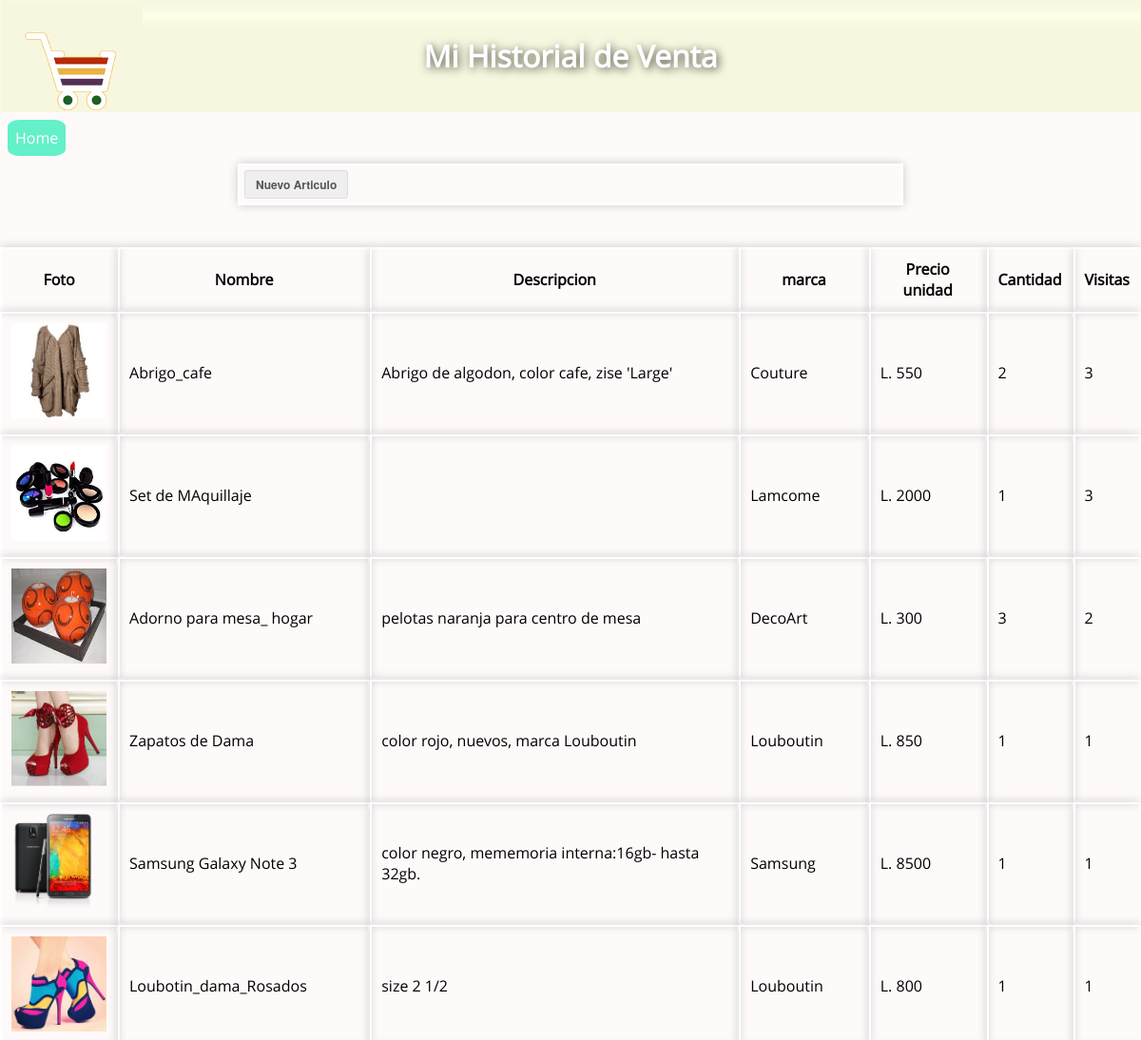
/Historial_Venta.php (signed in, upper part), run on an earlier commit of the app's database.
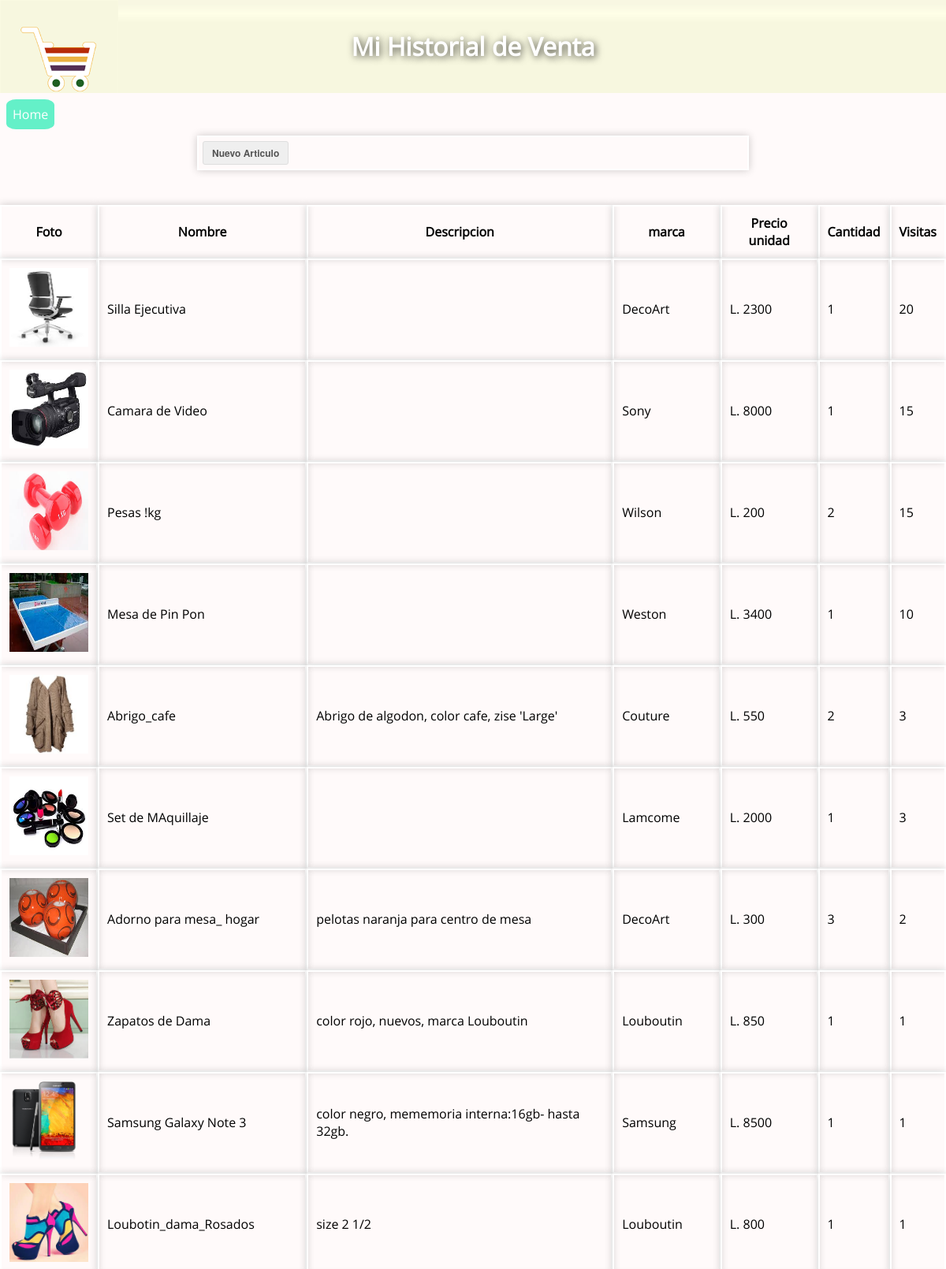
And on a later commit of the database.
### tables this page shows
CREATE TABLE IF NOT EXISTS `articulo` (
  `id` int(15) NOT NULL AUTO_INCREMENT,
  `nombre_articulo` varchar(50) NOT NULL,
  `marca` varchar(50) NOT NULL,
  `precio_unidad` float NOT NULL,
  `cantidad` int(3) NOT NULL,
  `estado` int(1) NOT NULL,
  `visitas` int(15) NOT NULL,
  `descripcion` longtext NOT NULL,
  `foto_articulo` longtext NOT NULL,
  `id_usuario` int(10) NOT NULL,
  `id_categoria` int(3) NOT NULL,
  PRIMARY KEY (`id`)
);

### Historial_Venta.php (the view, shortened to what this page needs)
<?php
  	require_once("conexion.php");
	if(isset($_SESSION["usuario_valido"]))
	{
		$id= $_SESSION["usuario_valido"];
	  $query = "SELECT nombre_articulo, descripcion ,marca, precio_unidad, foto_articulo, cantidad, visitas
		          FROM articulo WHERE id_usuario = $id ORDER BY visitas DESC";
	  $result = mysqli_query($conexion, $query);
	}
?>
<!DOCTYPE html>
<html lang="es">
<head>
    <link rel="stylesheet" href="css/simplePagination.css">
    <link rel="stylesheet" href="css/globals.css">
</head>
<body>
	<header><h1>Mi Historial de Venta</h1></header>
	<p id="home"><a href="index.php">Home</a></p>
	<table cellpadding="5" cellspacing="0" width="700px">
		<tr colspan="7">
			<td><input type="button" id="btn_Nuevo" name="btn_Nuevo" value="Nuevo Articulo" class="boton" onclick="mostrar('fila');" /></td>
		</tr>
	</table>
	<br/>
	<br/>
	<table cellpadding="10" cellspacing="0">
		<tr>
			<th>Foto</th>
			<th>Nombre</th>
			<th>Descripcion</th>
			<th>marca</th>
			<th>Precio unidad</th>
			<th>Cantidad</th>
			<th>Visitas</th>
		</tr>
		<?php while($row = mysqli_fetch_assoc($result)) { ?>
			<tr>
				<td><img src="<?php echo "articulos/".$row['foto_articulo']; ?>" style="width:100px; height:100px" /></td>
				<td><p><?php echo $row["nombre_articulo"]; ?></p></td>
				<td><p><?php echo $row["descripcion"]; ?></p></td>
				<td><p><?php echo $row["marca"]; ?></p></td>
				<td><p><?php echo "L. ".$row["precio_unidad"];?></p></td>
				<td><p><?php echo $row["cantidad"];?></p></td>
				<td><p><?php echo $row["visitas"];?></p></td>
			</tr>
		<?php  } mysqli_free_result($result);	 ?>
	</table>
</body>
</html>

What changed in the data, as far as the page shows it:
added articulo: foto_articulo (picture), nombre_articulo "Silla Ejecutiva", marca "DecoArt", precio_unidad "2300", cantidad "1", visitas "20"
added articulo: foto_articulo (picture), nombre_articulo "Camara de Video", marca "Sony", precio_unidad "8000", cantidad "1", visitas "15"
added articulo: foto_articulo (picture), nombre_articulo "Pesas !kg", marca "Wilson", precio_unidad "200", cantidad "2", visitas "15"
added articulo: foto_articulo (picture), nombre_articulo "Mesa de Pin Pon", marca "Weston", precio_unidad "3400", cantidad "1", visitas "10"
